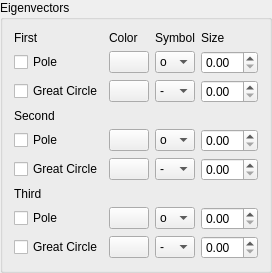
        <widget class="QGroupBox" name="groupBox_3">
         <property name="title">
          <string>Eigenvectors</string>
         </property>
         <layout class="QVBoxLayout" name="verticalLayout_9">
          <item>
           <layout class="QGridLayout" name="gridLayout_3">
            <item row="1" column="0">
             <widget class="QCheckBox" name="prop_check_v1point">
              <property name="text">
               <string>Pole</string>
              </property>
             </widget>
            </item>
            <item row="2" column="0">
             <widget class="QCheckBox" name="prop_check_v1GC">
              <property name="text">
               <string>Great Circle</string>
              </property>
             </widget>
            </item>
            <item row="0" column="3">
             <widget class="QLabel" name="label_8">
              <property name="text">
               <string>Size</string>
              </property>
             </widget>
            </item>
            <item row="1" column="2">
             <widget class="QComboBox" name="prop_v1point_marker">
              <item>
               <property name="text">
                <string extracomment="(circle)">o</string>
               </property>
              </item>
              <item>
               <property name="text">
                <string>^</string>
               </property>
              </item>
              <item>
               <property name="text">
                <string>v</string>
               </property>
              </item>
              <item>
               <property name="text">
                <string>&lt;</string>
               </property>
              </item>
              <item>
               <property name="text">
                <string>&gt;</string>
               </property>
              </item>
              <item>
               <property name="text">
                <string>s</string>
               </property>
              </item>
              <item>
               <property name="text">
                <string>+</string>
               </property>
              </item>
              <item>
               <property name="text">
                <string>x</string>
               </property>
              </item>
              <item>
               <property name="text">
                <string>D</string>
               </property>
              </item>
              <item>
               <property name="text">
                <string>d</string>
               </property>
              </item>
              <item>
               <property name="text">
                <string>h</string>
               </property>
              </item>
              <item>
               <property name="text">
                <string>H</string>
               </property>
              </item>
              <item>
               <property name="text">
                <string>p</string>
               </property>
              </item>
              <item>
               <property name="text">
                <string>|</string>
               </property>
              </item>
              <item>
               <property name="text">
                <string>_</string>
               </property>
              </item>
              <item>
               <property name="text">
                <string>*</string>
               </property>
              </item>
              <item>
               <property name="text">
                <string>1</string>
               </property>
              </item>
              <item>
               <property name="text">
                <string>2</string>
               </property>
              </item>
              <item>
               <property name="text">
                <string>3</string>
               </property>
              </item>
              <item>
               <property name="text">
                <string>4</string>
               </property>
              </item>
             </widget>
            </item>
            <item row="1" column="1">
             <widget class="QPushButton" name="prop_color_v1point_c">
              <property name="text">
               <string/>
              </property>
             </widget>
            </item>
            <item row="0" column="1">
             <widget class="QLabel" name="label_9">
              <property name="text">
               <string>Color</string>
              </property>
             </widget>
            </item>
            <item row="0" column="2">
             <widget class="QLabel" name="label_7">
              <property name="text">
               <string>Symbol</string>
              </property>
             </widget>
            </item>
            <item row="2" column="2">
             <widget class="QComboBox" name="prop_v1GC_linestyles">
              <item>
               <property name="text">
                <string>-</string>
               </property>
              </item>
              <item>
               <property name="text">
                <string>:</string>
               </property>
              </item>
              <item>
               <property name="text">
                <string>--</string>
               </property>
              </item>
              <item>
               <property name="text">
                <string>-.</string>
               </property>
              </item>
             </widget>
            </item>
            <item row="1" column="3">
             <widget class="QDoubleSpinBox" name="prop_v1point_ms"/>
            </item>
            <item row="2" column="1">
             <widget class="QPushButton" name="prop_color_v1GC_colors">
              <property name="text">
               <string/>
              </property>
             </widget>
            </item>
            <item row="4" column="1">
             <widget class="QPushButton" name="prop_color_v2point_c">
              <property name="text">
               <string/>
              </property>
             </widget>
            </item>
            <item row="5" column="0">
             <widget class="QCheckBox" name="prop_check_v2GC">
              <property name="text">
               <string>Great Circle</string>
              </property>
             </widget>
            </item>
            <item row="4" column="0">
             <widget class="QCheckBox" name="prop_check_v2point">
              <property name="text">
               <string>Pole</string>
              </property>
             </widget>
            </item>
            <item row="2" column="3">
             <widget class="QDoubleSpinBox" name="prop_v1GC_linewidths"/>
            </item>
            <item row="3" column="0">
             <widget class="QLabel" name="label_11">
              <property name="text">
               <string>Second</string>
              </property>
             </widget>
            </item>
            <item row="4" column="2">
             <widget class="QComboBox" name="prop_v2point_marker">
              <item>
               <property name="text">
                <string extracomment="(circle)">o</string>
               </property>
              </item>
              <item>
               <property name="text">
                <string>^</string>
               </property>
              </item>
              <item>
               <property name="text">
                <string>v</string>
               </property>
              </item>
              <item>
               <property name="text">
                <string>&lt;</string>
               </property>
              </item>
              <item>
               <property name="text">
                <string>&gt;</string>
               </property>
              </item>
              <item>
               <property name="text">
                <string>s</string>
               </property>
              </item>
              <item>
               <property name="text">
                <string>+</string>
               </property>
              </item>
              <item>
               <property name="text">
                <string>x</string>
               </property>
              </item>
              <item>
               <property name="text">
                <string>D</string>
               </property>
              </item>
              <item>
               <property name="text">
                <string>d</string>
               </property>
              </item>
              <item>
               <property name="text">
                <string>h</string>
               </property>
              </item>
              <item>
               <property name="text">
                <string>H</string>
               </property>
              </item>
              <item>
               <property name="text">
                <string>p</string>
               </property>
              </item>
              <item>
               <property name="text">
                <string>|</string>
               </property>
              </item>
              <item>
               <property name="text">
                <string>_</string>
               </property>
              </item>
              <item>
               <property name="text">
                <string>*</string>
               </property>
              </item>
              <item>
               <property name="text">
                <string>1</string>
               </property>
              </item>
              <item>
               <property name="text">
                <string>2</string>
               </property>
              </item>
              <item>
               <property name="text">
                <string>3</string>
               </property>
              </item>
              <item>
               <property name="text">
                <string>4</string>
               </property>
              </item>
             </widget>
            </item>
            <item row="7" column="0">
             <widget class="QCheckBox" name="prop_check_v3point">
              <property name="text">
               <string>Pole</string>
              </property>
             </widget>
            </item>
            <item row="7" column="2">
             <widget class="QComboBox" name="prop_v3point_marker">
              <item>
               <property name="text">
                <string extracomment="(circle)">o</string>
               </property>
              </item>
              <item>
               <property name="text">
                <string>^</string>
               </property>
              </item>
              <item>
               <property name="text">
                <string>v</string>
               </property>
              </item>
              <item>
               <property name="text">
                <string>&lt;</string>
               </property>
              </item>
              <item>
               <property name="text">
                <string>&gt;</string>
               </property>
              </item>
              <item>
               <property name="text">
                <string>s</string>
               </property>
              </item>
              <item>
               <property name="text">
                <string>+</string>
               </property>
              </item>
              <item>
               <property name="text">
                <string>x</string>
               </property>
              </item>
              <item>
               <property name="text">
                <string>D</string>
               </property>
              </item>
              <item>
               <property name="text">
                <string>d</string>
               </property>
              </item>
              <item>
               <property name="text">
                <string>h</string>
               </property>
              </item>
              <item>
               <property name="text">
                <string>H</string>
               </property>
              </item>
              <item>
               <property name="text">
                <string>p</string>
               </property>
              </item>
              <item>
               <property name="text">
                <string>|</string>
               </property>
              </item>
              <item>
               <property name="text">
                <string>_</string>
               </property>
              </item>
              <item>
               <property name="text">
                <string>*</string>
               </property>
              </item>
              <item>
               <property name="text">
                <string>1</string>
               </property>
              </item>
              <item>
               <property name="text">
                <string>2</string>
               </property>
              </item>
              <item>
               <property name="text">
                <string>3</string>
               </property>
              </item>
              <item>
               <property name="text">
                <string>4</string>
               </property>
              </item>
             </widget>
            </item>
            <item row="5" column="1">
             <widget class="QPushButton" name="prop_color_v2GC_colors">
              <property name="text">
               <string/>
              </property>
             </widget>
            </item>
            <item row="5" column="3">
             <widget class="QDoubleSpinBox" name="prop_v2GC_linewidths"/>
            </item>
            <item row="4" column="3">
             <widget class="QDoubleSpinBox" name="prop_v2point_ms"/>
            </item>
            <item row="8" column="0">
             <widget class="QCheckBox" name="prop_check_v3GC">
              <property name="text">
               <string>Great Circle</string>
              </property>
             </widget>
            </item>
            <item row="7" column="1">
             <widget class="QPushButton" name="prop_color_v3point_c">
              <property name="text">
               <string/>
              </property>
             </widget>
            </item>
            <item row="6" column="0">
             <widget class="QLabel" name="label_12">
              <property name="text">
               <string>Third</string>
              </property>
             </widget>
            </item>
            <item row="5" column="2">
             <widget class="QComboBox" name="prop_v2GC_linestyles">
              <item>
               <property name="text">
                <string>-</string>
               </property>
              </item>
              <item>
               <property name="text">
                <string>:</string>
               </property>
              </item>
              <item>
               <property name="text">
                <string>--</string>
               </property>
              </item>
              <item>
               <property name="text">
                <string>-.</string>
               </property>
              </item>
             </widget>
            </item>
            <item row="8" column="3">
             <widget class="QDoubleSpinBox" name="prop_v3GC_linewidths"/>
            </item>
            <item row="0" column="0">
             <widget class="QLabel" name="label_10">
              <property name="text">
               <string>First</string>
              </property>
             </widget>
            </item>
            <item row="8" column="2">
             <widget class="QComboBox" name="prop_v3GC_linestyles">
              <item>
               <property name="text">
                <string>-</string>
               </property>
              </item>
              <item>
               <property name="text">
                <string>:</string>
               </property>
              </item>
              <item>
               <property name="text">
                <string>--</string>
               </property>
              </item>
              <item>
               <property name="text">
                <string>-.</string>
               </property>
              </item>
             </widget>
            </item>
            <item row="7" column="3">
             <widget class="QDoubleSpinBox" name="prop_v3point_ms"/>
            </item>
            <item row="8" column="1">
             <widget class="QPushButton" name="prop_color_v3GC_colors">
              <property name="text">
               <string/>
              </property>
             </widget>
            </item>
           </layout>
          </item>
         </layout>
        </widget>
